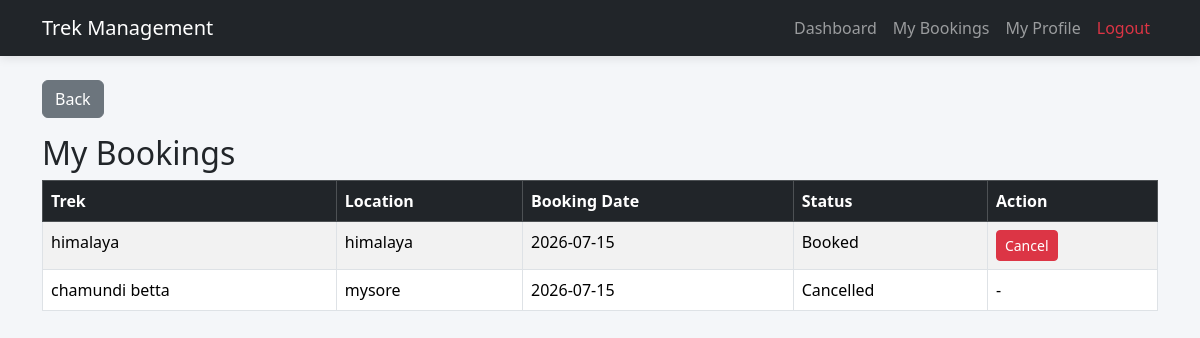
/user/bookings (signed in), run on the app's committed database.
### application/models.py (models this page shows, shortened)
class Booking(db.Model):
    __tablename__ = "bookings"
    id = db.Column(db.Integer, primary_key=True)
    user_id = db.Column(
        db.Integer,
        db.ForeignKey("users.id"),
        nullable=False
    )
    trek_id = db.Column(
        db.Integer,
        db.ForeignKey("treks.id"),
        nullable=False
    )
    booking_date = db.Column(
        db.Date,
        nullable=False
    )
    status = db.Column(
        db.String(20),
        default="Booked"
    )
    user = db.relationship(
        "User",
        backref="bookings"
    )
    trek = db.relationship(
        "Trek",
        backref="bookings"
    )

class Trek(db.Model):
    __tablename__ = "treks"
    id = db.Column(db.Integer, primary_key=True)
    trek_name = db.Column(db.String(100), nullable=False)
    location = db.Column(db.String(100), nullable=False)
    difficulty = db.Column(db.String(20), nullable=False)
    duration = db.Column(db.Integer, nullable=False)
    available_slots = db.Column(db.Integer, nullable=False)
    assigned_staff_id = db.Column(
        db.Integer,
        db.ForeignKey("users.id"),
        nullable=True
    )
    status = db.Column(
        db.String(20),
        default="Pending"
    )
    start_date = db.Column(db.Date, nullable=False)
    end_date = db.Column(db.Date, nullable=False)
    staff = db.relationship("User", backref="assigned_treks")

### app.py (the view)
@app.route("/user/bookings")
def booking_history():
    if "user_id" not in session:
        return redirect("/login")
    if session["role"] != "user":
        return "Access Denied"
    bookings = Booking.query.filter_by(
        user_id=session["user_id"]
    ).all()
    return render_template(
        "booking_history.html",
        bookings=bookings
    )

### templates/booking_history.html (shortened to what this page needs)
{% extends "base.html" %}
{% block content %}
<div class="container mt-4">
    <a
        href="{{ url_for('user_dashboard') }}"
        class="btn btn-secondary mb-3">
        Back
    </a>
    <h2>My Bookings</h2>
    <table class="table table-bordered table-striped">
        <thead class="table-dark">
            <tr>
                <th>Trek</th>
                <th>Location</th>
                <th>Booking Date</th>
                <th>Status</th>
                <th>Action</th>
            </tr>
        </thead>
        <tbody>
            {% for booking in bookings %}
            <tr>
                <td>{{ booking.trek.trek_name }}</td>
                <td>{{ booking.trek.location }}</td>
                <td>{{ booking.booking_date }}</td>
                <td>{{ booking.status }}</td>
                <td>
                    {% if booking.status == "Booked" %}
                        <a
                            href="{{ url_for('cancel_booking', booking_id=booking.id) }}"
                            class="btn btn-danger btn-sm">
                            Cancel
                        </a>
                    {% else %}
                        -
                    {% endif %}
</td>
            </tr>
            {% endfor %}
        </tbody>
    </table>
</div>
{% endblock %}

### static/css/style.css (style rules this page uses)
body { background:#f4f6f9; }

### data on the page
Booking: trek.trek_name "himalaya", trek.location "himalaya", booking_date "2026-07-15", status "Booked"
Booking: trek.trek_name "chamundi betta", trek.location "mysore", booking_date "2026-07-15", status "Cancelled"
